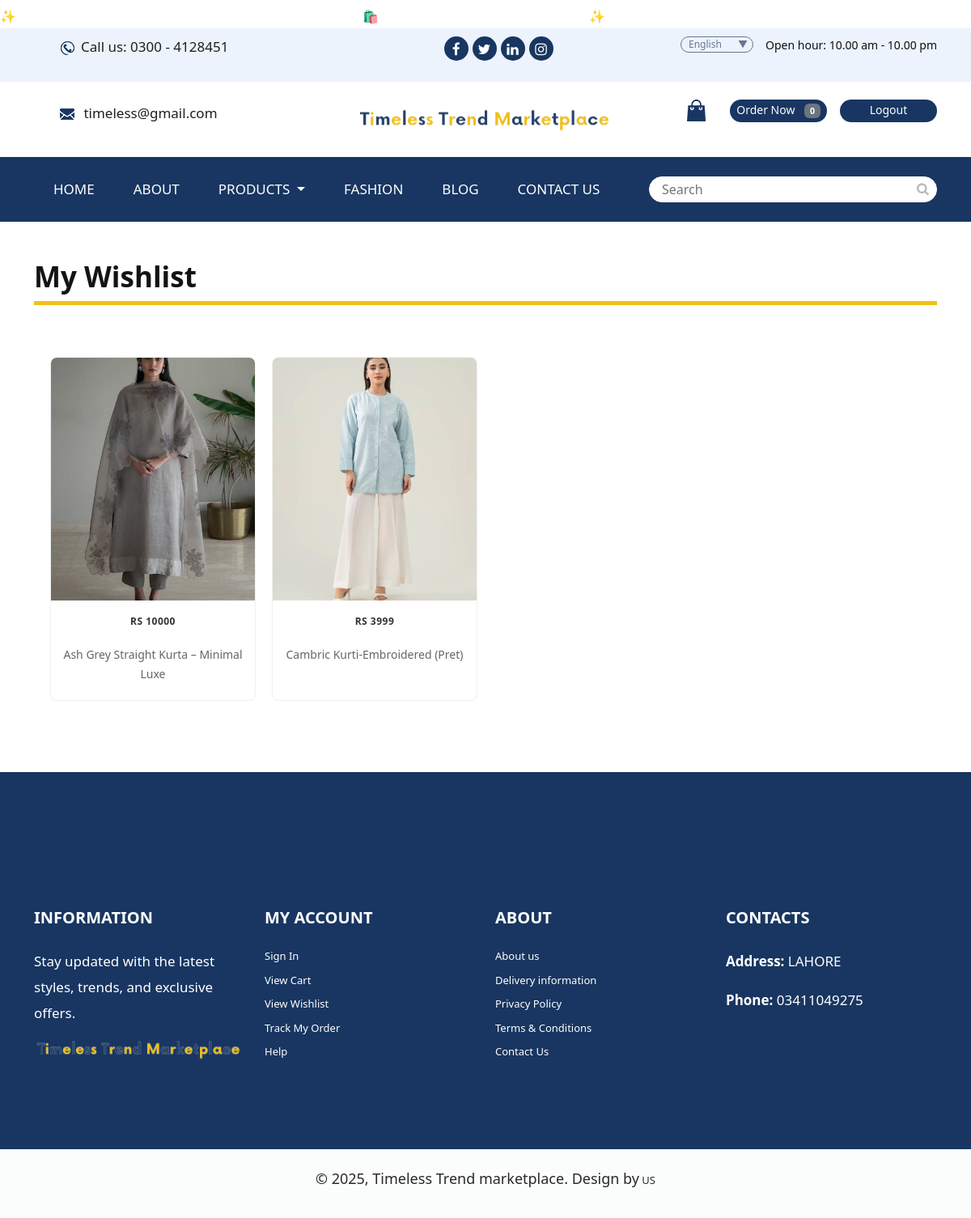
Screenshot of /wishlist/ (signed in) with the database file from the repository.
### app/models.py (models this page shows, shortened)
class Wishlist(models.Model):
    user = models.ForeignKey(User, on_delete=models.CASCADE)
    product = models.ForeignKey(Product, on_delete=models.CASCADE)
    added_at = models.DateTimeField(auto_now_add=True)
    class Meta:
        unique_together = ('user', 'product')  # Avoid duplicates

class Product(models.Model):
    CATEGORY_CHOICES = [
        ('formalwear', 'Formal Wear'),
        ('casualwear', 'Casual Wear'),
        ('festiveCollection', 'Festive Collection'),
        ('rental', 'Rental Wear'),
    ]
    category = models.CharField(max_length=100, choices=CATEGORY_CHOICES, default='formalwear')
    Availability = (('In Stock', 'In Stock'), ('Out of Stock', 'Out of Stock'))
    image = models.ImageField(upload_to='ecommerce/pimg')
    name = models.CharField(max_length=100)
    price = models.IntegerField()
    Availability = models.CharField(choices=Availability, null=True, max_length=100)
    date = models.DateField(auto_now_add=True)
    description = models.TextField(blank=True, null=True)
    shirt_details = models.TextField(blank=True, null=True)
    trouser_details = models.TextField(blank=True, null=True)
    fabric = models.CharField(max_length=100, blank=True, null=True)
    color = models.CharField(max_length=50, blank=True, null=True)
    color_hex = models.CharField(max_length=7, blank=True, null=True, default='#FFFFFF')
    weight = models.CharField(max_length=50, blank=True, null=True)
    care_instructions = models.TextField(blank=True, null=True)
    disclaimer = models.TextField(blank=True, null=True)
    available_sizes = models.ManyToManyField(Size)

### commerce/views.py (the view)
# urls.py: path('wishlist/', views.view_wishlist, name='wishlist'),
@login_required
def view_wishlist(request):
    wishlist_items = Wishlist.objects.filter(user=request.user)
    return render(request, 'wishlist.html', {'wishlist_items': wishlist_items})

### templates/wishlist.html (shortened to what this page needs)
{% extends 'master.html' %}
{% block body %}
<div class="container py-5">
    <h2 class="mb-4">My Wishlist</h2>
  {% if wishlist_items %}
    <div class="product-grid-container">
      {% for item in wishlist_items %}
        <div class="product-card">
          <div class="product-image">
            <a href="{% url 'product_detail' item.product.id %}">
              <img src="{{ item.product.image.url }}" alt="{{ item.product.name }}" style="height: 300px; width: 100%; object-fit: cover;">
            </a>
          </div>
          <div class="product-info">
            <h3 class="product-title">Rs {{ item.product.price }}</h3>
            <p class="product-price">{{ item.product.name }}</p>
          </div>
        </div>
      {% endfor %}
    </div>
  {% else %}
    <p>You haven’t added anything to your wishlist yet.</p>
  {% endif %}
</div>
{% endblock %}

### templates/master.html (shortened to what this page needs)
<!DOCTYPE html>
<html lang="en">
   <head>
       {% load static %}
       {% load cart_tag %}
      <link rel="stylesheet" href="/static/css/bootstrap.min.css">
      <link rel="stylesheet" href="/static/css/style.css">
      <link rel="stylesheet" href="/static/css/responsive.css">
      <link rel="stylesheet" href="/static/css/jquery.mCustomScrollbar.min.css">
       <link href="https://cdn.jsdelivr.net/npm/bootstrap@5.3.6/dist/css/bootstrap.min.css" rel="stylesheet">
      <link rel="stylesheet" href="https://netdna.bootstrapcdn.com/font-awesome/4.0.3/css/font-awesome.css">
      <link rel="stylesheet" href="https://cdnjs.cloudflare.com/ajax/libs/fancybox/2.1.5/jquery.fancybox.min.css" media="screen">
   </head>
   <body class="main-layout">
      <marquee bgcolor="#000" loop="-1" scrollamount="-5" width="100%" style="margin-bottom: -5px; color:#fff; height: 40px; line-height: 40px;">
         ✨ Shop your favorites now & indulge in timeless elegance! 🛍️ Don't miss out on exclusive deals! ✨
      </marquee>
      <header>
         <div class="header">
            <div class="header_top d_none1">
               <div class="container">
                  <div class="row">
                     <div class="col-md-4">
                        <ul class="conta_icon ">
                           <li><a href="#"><img src="/static/images/call.png" alt="#"/>Call us: 0300 - 4128451</a> </li>
                        </ul>
                     </div>
                     <div class="col-md-4">
                        <ul class="social_icon">
                           <li> <a href="#"><i class="fa fa-facebook" aria-hidden="true"></i>
                              </a>
                           </li>
                           <li> <a href="#"><i class="fa fa-twitter"></i></a></li>
                           <li> <a href="#"> <i class="fa fa-linkedin" aria-hidden="true"></i></a></li>
                           <li> <a href="#"><i class="fa fa-instagram" aria-hidden="true"></i>
                              </a>
                           </li>
                        </ul>
                     </div>
                     <div class="col-md-4">
                        <div class="se_fonr1">
                           <form action="#" >
                              <div class="select-box">
                                 <label for="select-box1" class="label select-box1"><span class="label-desc">English</span> </label>
                              </div>
                           </form>
                           <span class="time_o"> Open hour: 10.00 am - 10.00 pm</span>
                        </div>
                     </div>
                  </div>
               </div>
            </div>
            <div class="header_midil">
               <div class="container">
                  <div class="row d_flex">
                     <div class="col-md-4">
                        <ul class="conta_icon d_none1">
                           <li>
                          <a href="https://mail.google.com/mail/?view=cm&fs=1&to=timeless@gmail.com" target="_blank">
                            <img src="/static/images/email.png" alt="Email Icon"/> timeless@gmail.com
                          </a>
                        </ul>
                     </div>
                     <div class="col-md-4">
                        <a class="logo" href=""><img src="/static/images/logo1.png" alt="#"/></a>
                     </div>
                     <div class="col-md-4">
                        <ul class="right_icon d_none1">
                           <li><a href="{% url 'wishlist' %}"><img src="/static/images/shopping.png" alt="#"/></a> </li>
                           <a href="/cart/cart-detail/" class="order">
    Order Now
    <span class="badge badge-secondary ms-2">{{request.session.cart|length}}</span>
</a>
                          {% if user.is_authenticated %}
                           <a href="{% url 'logout' %}" class="order ms-3">Logout</a>
                           {% else %}
                           <a href="{% url 'login'%}" class="order ms-3">Login</a>
                           {% endif %}
                        </ul>
                     </div>
                  </div>
               </div>
            </div>
            <div class="header_bottom">
               <div class="container">
                  <div class="row">
                     <div class="col-xl-8 col-lg-8 col-md-8 col-sm-8">
                        <nav class="navigation navbar navbar-expand-md navbar-dark ">
                           <div>
                               <div class="collapse navbar-collapse" id="navbarsExample04">
   <ul class="navbar-nav mr-auto">
                           <li class="nav-item {% if request.path == '/' %}active{% endif %}">
                              <a class="nav-link" href="{% url 'index' %}">Home</a>
                           </li>
                           <li class="nav-item {% if request.path == '/about/' %}active{% endif %}">
                              <a class="nav-link" href="{% url 'about' %}">About</a>
                           </li>
                           <li class="nav-item dropdown position-relative {% if '/product' in request.path or '/category/' in request.path %}active{% endif %}">
                          <a class="nav-link dropdown-toggle" href="{% url 'product' %}" id="productsDropdown">
                            Products
                          </a>
                        </li>
                           <li class="nav-item {% if request.path == '/color-recommender/' %}active{% endif %}">
                              <a class="nav-link" href="{% url 'color_recommender' %}">Fashion</a>
                           </li>
                           <li class="nav-item {% if request.path == '/news/' %}active{% endif %}">
                              <a class="nav-link" href="/news/">Blog</a>
                           </li>
                           <li class="nav-item {% if request.path == '/contact_us/' %}active{% endif %}">
                              <a class="nav-link" href="/contact_us/">Contact Us</a>
                           </li>
                        </ul>
                               </div>
                           </div>
                        </nav>
                     </div>
                     <div class="col-md-4">
                        <div class="search">
                          <form method="get" action="/search/">
  <input class="form_sea" type="text" placeholder="Search" name="query">
  <button type="submit" class="seach_icon"><i class="fa fa-search"></i></button>
</form>
                        </div>
                     </div>
                  </div>
               </div>
            </div>
         </div>
      </header>
    {% block body %} {% endblock %}
      <footer>
         <div class="footer">
            <div class="container">
               <div class="row">
                  <div class="col-md-3">
                     <div class="inror_box">
                        <h3>INFORMATION </h3>
                        <p>Stay updated with the latest styles, trends, and exclusive offers.</p>
                        <a href=""><img src="/static/./images/logo1.png" alt=""></a>
                     </div>
                  </div>
                  <div class="col-md-3">
                     <div class="inror_box">
                        <h3>MY ACCOUNT </h3>
                        <a href="{% url 'login' %}">Sign In</a>
                       <a href="{% url 'cart_detail' %}">View Cart</a>
                        <a href="{% url 'wishlist' %}"> View Wishlist</a>
                        <a href="{% url 'order' %}"> Track My Order</a>
                        <a href="#">Help</a>
                     </div>
                  </div>
                  <div class="col-md-3">
                     <div class="inror_box">
                        <h3>ABOUT  </h3>
                        <a href="{% url 'about' %}"> About us</a>
                        <a href="{% url 'delivery_info' %}"> Delivery information</a>
<a href="#" data-toggle="modal" data-target="#privacyModal">Privacy Policy</a>
<a href="#" data-toggle="modal" data-target="#termsModal">Terms & Conditions</a>
                        <a href="{% url 'contact_page' %}">Contact Us</a>
                     </div>
                  </div>
                  <div class="col-md-3">
                     <div class="inror_box">
                        <h3>CONTACTS</h3>
                        <p><strong>Address: </strong> LAHORE</p>
                        <p><strong>Phone:</strong> 03411049275</p>
                     </div>
                  </div>
               </div>
            </div>
            <div class="copyright">
               <div class="container">
                  <div class="row">
                     <div class="col-md-12">
                        <p>© 2025, Timeless Trend marketplace. Design by<a href="https://html.design/"> US</a></p>
                     </div>
                  </div>
               </div>
            </div>
         </div>
      </footer>
   </body>
</html>

### static/css/icomoon.css (style rules this page uses)
body { background: #fff; }

### rows the page displays
Wishlist: product.image (picture), product.price "10000", product.name "Ash Grey Straight Kurta – Minimal Luxe"
Wishlist: product.image (picture), product.price "3999", product.name "Cambric Kurti-Embroidered (Pret)"

### other values shown
{{ request.session.cart|length }} "0"
